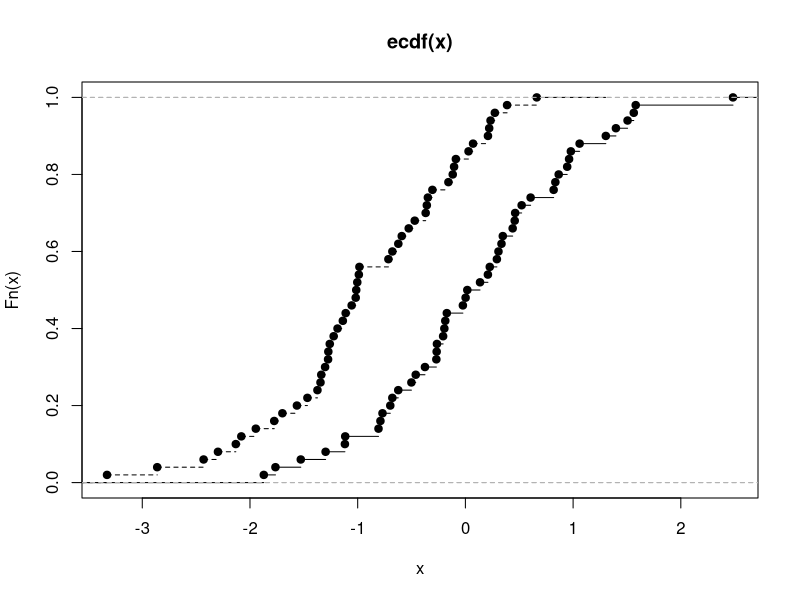

Recreate this plot in R. (Note: this script raises an error after producing the figure.)
# Kolmogorov-Smirnov Test

require(graphics)

x <- rnorm(50)
y <- runif(30)
# Do x and y come from the same distribution?
ks.test(x, y)
# Does x come from a shifted gamma distribution with shape 3 and rate 2?
ks.test(x+2, "pgamma", 3, 2) # two-sided, exact
ks.test(x+2, "pgamma", 3, 2, exact = FALSE)
ks.test(x+2, "pgamma", 3, 2, alternative = "gr")

# test if x is stochastically larger than x2
x2 <- rnorm(50, -1)
plot(ecdf(x), xlim = range(c(x, x2)))
plot(ecdf(x2), add = TRUE, lty = "dashed")
t.test(x, x2, alternative = "g")
wilcox.test(x, x2, alternative = "g")
ks.test(x, x2, alternative = "l")


# Anderson-Darlinkg Test (not working)

if(!require("goftest")){install.packages("goftest")}

x <- rnorm(10, mean=2, sd=1)

ad.test(x, "pnorm", mean=2, sd=1)

# Anderson-Darling Test (actually working)

set.seed(47)
dat <- rgamma(20, shape = 2, scale = 3)

# Shapiro-Wilk generalized goodness-of-fit test
#----------------------------------------------
gof.list <- gofTest(dat, distribution = "gamma")
gof.list

#Results of Goodness-of-Fit Test
#-------------------------------
#
#Test Method:                     Shapiro-Wilk GOF Based on 
#                                 Chen & Balakrisnan (1995)
#
#Hypothesized Distribution:       Gamma
#
#Estimated Parameter(s):          shape = 1.909462
#                                 scale = 4.056819
#
#Estimation Method:               mle
#
#Data:                            dat
#
#Sample Size:                     20
#
#Test Statistic:                  W = 0.9834958
#
#Test Statistic Parameter:        n = 20
#
#P-value:                         0.970903
#
#Alternative Hypothesis:          True cdf does not equal the
#                                 Gamma Distribution.

dev.new()
plot(gof.list)

#----------

# Redo the example above, but use the bias-corrected mle

gofTest(dat, distribution = "gamma", 
        est.arg.list = list(method = "bcmle"))
